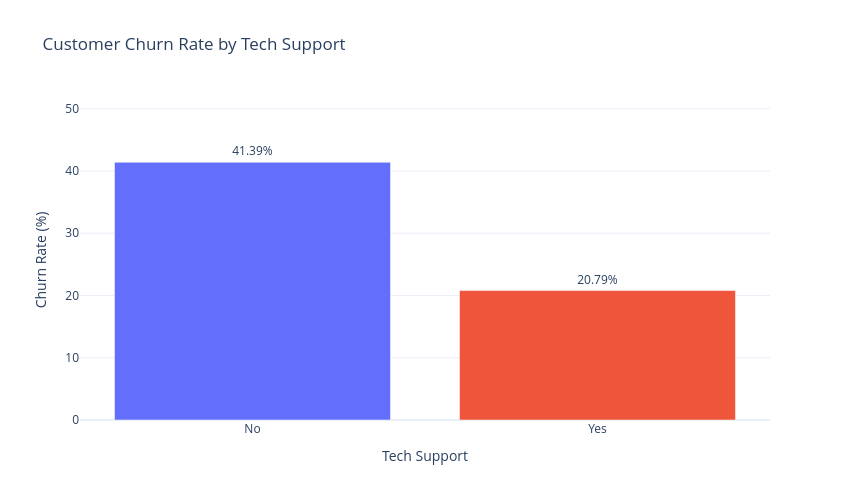

Write notebook code for a chart like this one.
### Markdown cell above
Create interactive chart

### Code cell
import plotly.express as px

tech_values = tech_support_churn['Yes'].reset_index()
tech_values['Churn_Rate'] = tech_values['Yes']
tech_values['Churn_Label'] = tech_values['Yes'].apply(lambda x: f'{x:.2f}%')

fig = px.bar(
    tech_values,
    x='tech_support',
    y='Churn_Rate',
    color='tech_support',
    text='Churn_Label',
    title='Customer Churn Rate by Tech Support',
    labels={
        'tech_support': 'Tech Support',
        'Churn_Rate': 'Churn Rate (%)'
    },
    color_discrete_sequence=['#636EFA', '#EF553B']
)

fig.update_traces(
    textposition='outside',
    hovertemplate=(
        '<b>Tech Support:</b> %{x}<br>'
        '<b>Churn Rate:</b> %{y:.2f}%'
        '<extra></extra>'
    )
)

fig.update_layout(
    width=850,
    height=500,
    template='plotly_white',
    showlegend=False,
    yaxis=dict(
        title='Churn Rate (%)',
        range=[0, max(tech_values['Churn_Rate']) + 10]
    )
)

fig.show()

### Figure 1 — Plotly figure (JSON) as saved in the notebook; plotly's stock layout.template omitted (floating-point values rounded to 4 significant figures)
{"data": [{"hovertemplate": "<b>Tech Support:</b> %{x}<br><b>Churn Rate:</b> %{y:.2f}%<extra></extra>", "legendgroup": "No", "marker": {"color": "#636EFA", "pattern": {"shape": ""}}, "name": "No", "orientation": "v", "showlegend": true, "text": ["41.39%"], "textposition": "outside", "type": "bar", "x": ["No"], "xaxis": "x", "y": [41.39], "yaxis": "y"}, {"hovertemplate": "<b>Tech Support:</b> %{x}<br><b>Churn Rate:</b> %{y:.2f}%<extra></extra>", "legendgroup": "Yes", "marker": {"color": "#EF553B", "pattern": {"shape": ""}}, "name": "Yes", "orientation": "v", "showlegend": true, "text": ["20.79%"], "textposition": "outside", "type": "bar", "x": ["Yes"], "xaxis": "x", "y": [20.79], "yaxis": "y"}], "layout": {"barmode": "relative", "height": 500, "legend": {"title": {"text": "Tech Support"}, "tracegroupgap": 0}, "showlegend": false, "title": {"text": "Customer Churn Rate by Tech Support"}, "width": 850, "xaxis": {"anchor": "y", "categoryarray": ["No", "Yes"], "categoryorder": "array", "domain": [0, 1], "title": {"text": "Tech Support"}}, "yaxis": {"anchor": "x", "domain": [0, 1], "range": [0, 51.39], "title": {"text": "Churn Rate (%)"}}}}
